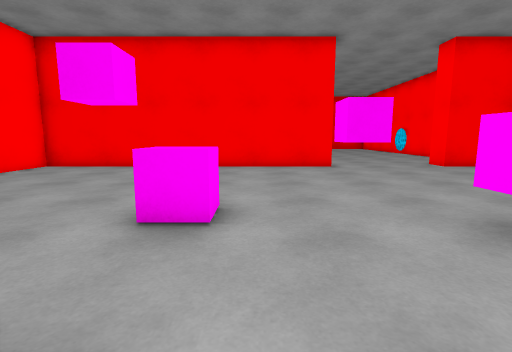
View 1 (above)

16 first-person views from a walk through a Unity game level. The camera is 1.2 m above the floor, tilts 8° down and sees 85° across. The floor is counted in squares, 1 m on a side. Each view is taken from the middle of a square. On the plan, view 1 faces up. The plan holds only what a view shows up to about 13 squares ahead; the rest is blank.

View 2
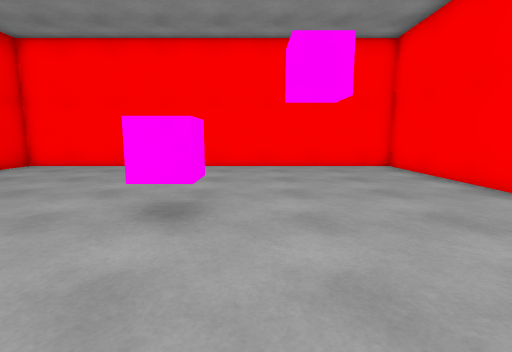

View 3
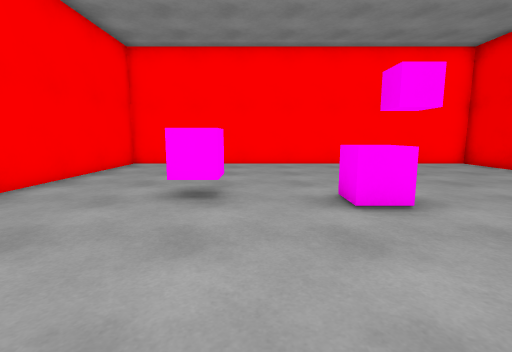

View 4
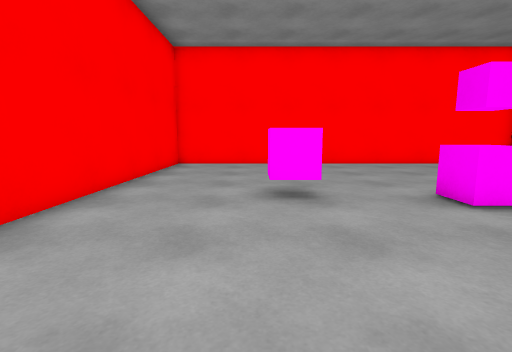

View 5
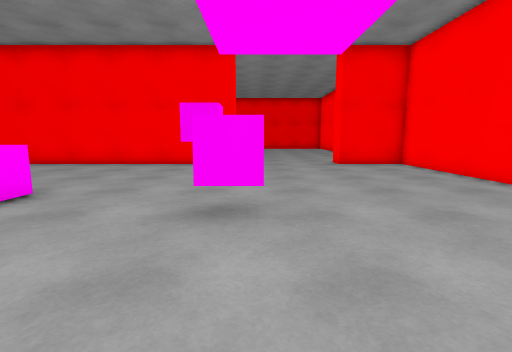

View 6
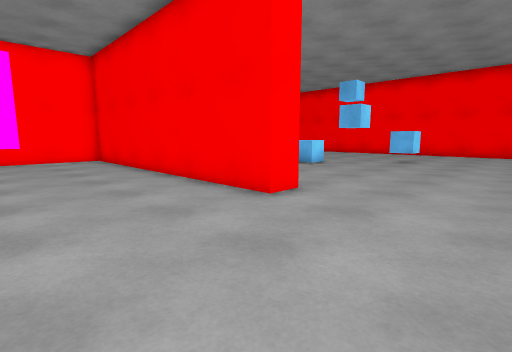

View 7
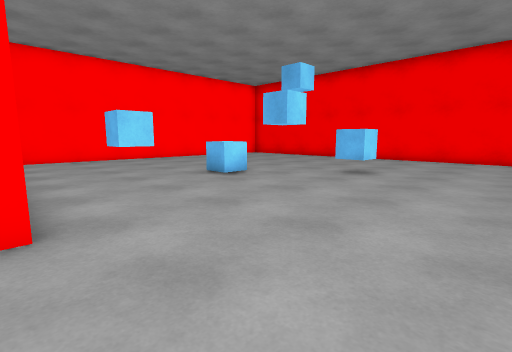

View 8
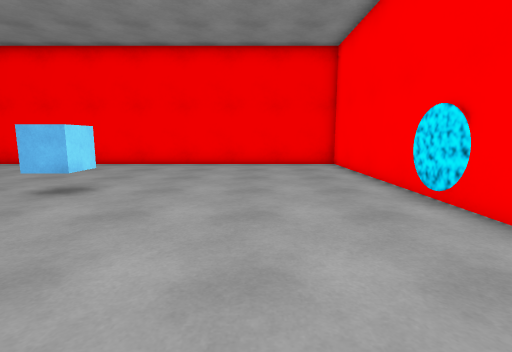

View 9
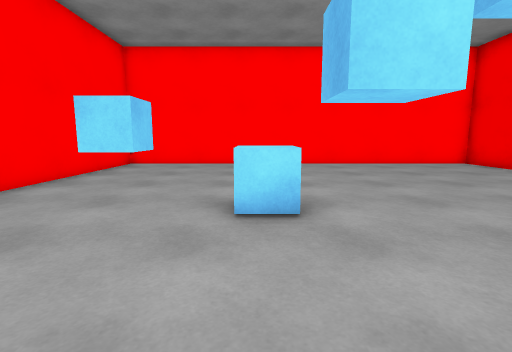

View 10
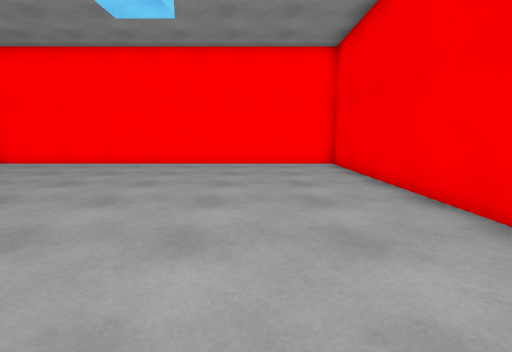

View 11
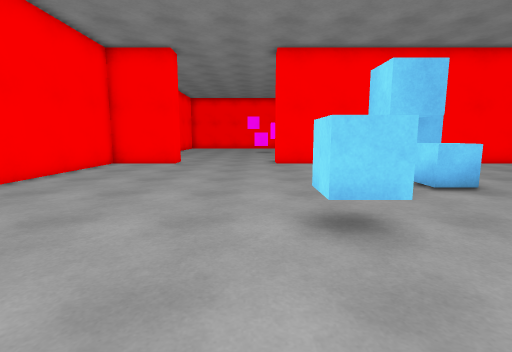

View 12
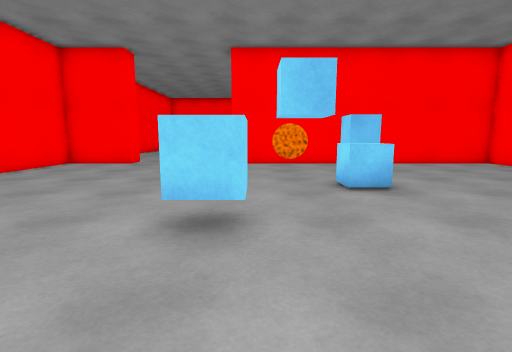

View 13
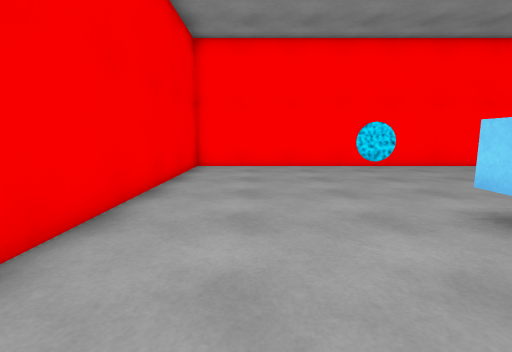

View 14
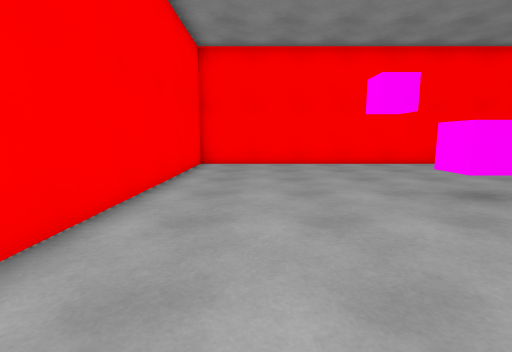

View 15
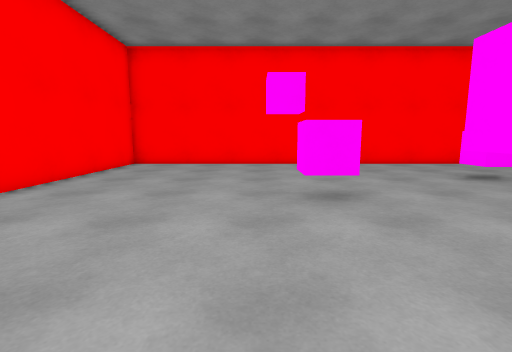

View 16
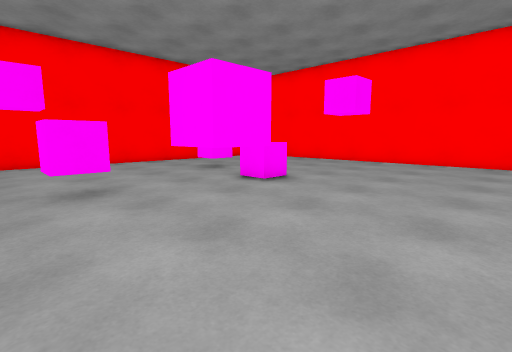

### Floor plan
Points are (right, up) in squares from view 1. A wall is a line through its corners. A room is listed if a view was taken in it or the views show most of it. See-through windows are left out.
Room 1 (views 1, 2, 3, 4, 5, 6, 7, 14, 15, 16)
walls: (2, 6.3) (2, 7.3) (3.1, 7.3) (3.1, 6.3) (2, 6.3); (-2.4, 1.3) (-1.4, 1.3) (-1.4, 0.2); (3.1, 12.4) (3.1, 11.4) (-8.5, 11.4) (-8.5, -3.5) (10.5, -3.5) (10.5, 11.4) (7.7, 11.4) (7.7, 12.4)
ways out: opening at (6, 12.8) to room 2
objects: cube (-2, 4) to (-1, 5); cube (3, 3) to (4, 4)
Room 2 (views 8, 9, 10, 11, 12, 13)
walls: (7.7, 12.4) (10.5, 12.4) (10.5, 27.4) (-8.5, 27.4) (-8.5, 12.4) (3.1, 12.4)
ways out: opening at (6, 12.8) to room 1
objects: cube (-2, 15) to (-1, 16); cube (-1, 18) to (0, 19); cube (1, 19) to (1, 20); cube (2, 21) to (3, 22); portal (10, 20)

Positions as (right, up) in squares from view 1, and headings:
1: (0, 0), facing up
2: (-1, 2), facing right
3: (4, 2), facing left
4: (4, 0), facing left
5: (4, -1), facing up
6: (7, 7), facing up-left
7: (7, 12), facing up-left
8: (7, 15), facing up
9: (4, 18), facing left
10: (4, 24), facing left
11: (4, 25), facing down
12: (2, 25), facing down
13: (-1, 25), facing right
14: (8, 9), facing down
15: (5, 9), facing down
16: (5, 10), facing down-left
